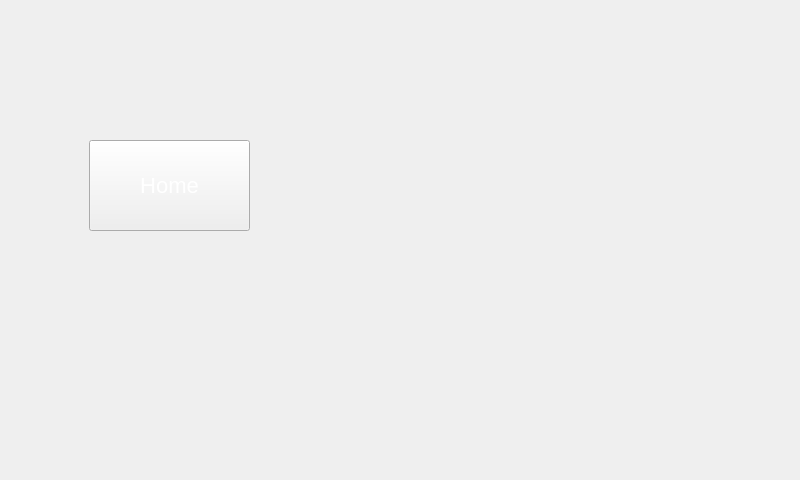
<?xml version="1.0" encoding="UTF-8"?>
<ui version="4.0">
 <class>flightform</class>
 <widget class="QWidget" name="flightform">
  <property name="geometry">
   <rect>
    <x>0</x>
    <y>0</y>
    <width>800</width>
    <height>480</height>
   </rect>
  </property>
  <property name="windowTitle">
   <string>Form</string>
  </property>
  <widget class="QPushButton" name="home_btn">
   <property name="geometry">
    <rect>
     <x>89</x>
     <y>140</y>
     <width>161</width>
     <height>91</height>
    </rect>
   </property>
   <property name="styleSheet">
    <string notr="true">QPushButton{
color: white;
font-size: 22px;
}
QPushButton:hover{
	border-style: solid;
	border-top-color: qlineargradient(spread:pad, x1:0, y1:1, x2:1, y2:1, stop:0 #C0DB50, stop:0.4 #C0DB50, stop:0.5 #100E19, stop:1 #100E19);
    border-bottom-color: qlineargradient(spread:pad, x1:0, y1:1, x2:1, y2:1, stop:0 #100E19, stop:0.5 #100E19, stop:0.6 #C0DB50, stop:1 #C0DB50);
    border-left-color: qlineargradient(spread:pad, x1:0, y1:0, x2:0, y2:1, stop:0 #C0DB50, stop:0.3 #C0DB50, stop:0.7 #100E19, stop:1 #100E19);
    border-right-color: qlineargradient(spread:pad, x1:0, y1:1, x2:0, y2:0, stop:0 #C0DB50, stop:0.3 #C0DB50, stop:0.7 #100E19, stop:1 #100E19);
	border-width: 2px;
    border-radius: 1px;
	color: #d3dae3;
	padding: 2px;
}
QPushButton:pressed{
	border-style: solid;
	border-top-color: qlineargradient(spread:pad, x1:0, y1:1, x2:1, y2:1, stop:0 #d33af1, stop:0.4 #d33af1, stop:0.5 #100E19, stop:1 #100E19);
    border-bottom-color: qlineargradient(spread:pad, x1:0, y1:1, x2:1, y2:1, stop:0 #100E19, stop:0.5 #100E19, stop:0.6 #d33af1, stop:1 #d33af1);
    border-left-color: qlineargradient(spread:pad, x1:0, y1:0, x2:0, y2:1, stop:0 #d33af1, stop:0.3 #d33af1, stop:0.7 #100E19, stop:1 #100E19);
    border-right-color: qlineargradient(spread:pad, x1:0, y1:1, x2:0, y2:0, stop:0 #d33af1, stop:0.3 #d33af1, stop:0.7 #100E19, stop:1 #100E19);
	border-width: 2px;
    border-radius: 1px;
	color: #d3dae3;
	padding: 2px;
}</string>
   </property>
   <property name="text">
    <string>Home</string>
   </property>
  </widget>
 </widget>
 <resources/>
 <connections/>
</ui>
